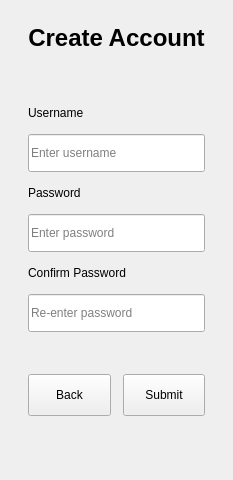
      <widget class="QWidget" name="page_credentials">
       <layout class="QVBoxLayout" name="layout_credentials">
        <property name="spacing">
         <number>14</number>
        </property>
        <property name="leftMargin">
         <number>28</number>
        </property>
        <property name="topMargin">
         <number>24</number>
        </property>
        <property name="rightMargin">
         <number>28</number>
        </property>
        <property name="bottomMargin">
         <number>24</number>
        </property>
        <item>
         <widget class="QLabel" name="lblCredTitle">
          <property name="font">
           <font>
            <pointsize>18</pointsize>
            <bold>true</bold>
           </font>
          </property>
          <property name="text">
           <string>Create Account</string>
          </property>
          <property name="alignment">
           <set>Qt::AlignmentFlag::AlignCenter</set>
          </property>
          <property name="wordWrap">
           <bool>true</bool>
          </property>
          <property name="role" stdset="0">
           <string>pageTitle</string>
          </property>
         </widget>
        </item>
        <item>
         <spacer name="spacer_cred_top">
          <property name="orientation">
           <enum>Qt::Orientation::Vertical</enum>
          </property>
          <property name="sizeHint" stdset="0">
           <size>
            <width>20</width>
            <height>40</height>
           </size>
          </property>
         </spacer>
        </item>
        <item>
         <widget class="QLabel" name="lblUsername">
          <property name="text">
           <string>Username</string>
          </property>
          <property name="wordWrap">
           <bool>true</bool>
          </property>
          <property name="role" stdset="0">
           <string>fieldLabel</string>
          </property>
         </widget>
        </item>
        <item>
         <widget class="QLineEdit" name="txtUsername">
          <property name="minimumSize">
           <size>
            <width>0</width>
            <height>38</height>
           </size>
          </property>
          <property name="placeholderText">
           <string>Enter username</string>
          </property>
         </widget>
        </item>
        <item>
         <widget class="QLabel" name="lblPassword">
          <property name="text">
           <string>Password</string>
          </property>
          <property name="wordWrap">
           <bool>true</bool>
          </property>
          <property name="role" stdset="0">
           <string>fieldLabel</string>
          </property>
         </widget>
        </item>
        <item>
         <widget class="QLineEdit" name="txtPassword">
          <property name="minimumSize">
           <size>
            <width>0</width>
            <height>38</height>
           </size>
          </property>
          <property name="echoMode">
           <enum>QLineEdit::EchoMode::Password</enum>
          </property>
          <property name="placeholderText">
           <string>Enter password</string>
          </property>
         </widget>
        </item>
        <item>
         <widget class="QLabel" name="lblConfirm">
          <property name="text">
           <string>Confirm Password</string>
          </property>
          <property name="wordWrap">
           <bool>true</bool>
          </property>
          <property name="role" stdset="0">
           <string>fieldLabel</string>
          </property>
         </widget>
        </item>
        <item>
         <widget class="QLineEdit" name="txtConfirmPassword">
          <property name="minimumSize">
           <size>
            <width>0</width>
            <height>38</height>
           </size>
          </property>
          <property name="echoMode">
           <enum>QLineEdit::EchoMode::Password</enum>
          </property>
          <property name="placeholderText">
           <string>Re-enter password</string>
          </property>
         </widget>
        </item>
        <item>
         <widget class="QLabel" name="lblCredStatus">
          <property name="text">
           <string/>
          </property>
          <property name="wordWrap">
           <bool>true</bool>
          </property>
          <property name="role" stdset="0">
           <string>statusError</string>
          </property>
         </widget>
        </item>
        <item>
         <layout class="QHBoxLayout" name="row_cred_buttons">
          <property name="spacing">
           <number>12</number>
          </property>
          <property name="leftMargin">
           <number>0</number>
          </property>
          <property name="topMargin">
           <number>0</number>
          </property>
          <property name="rightMargin">
           <number>0</number>
          </property>
          <property name="bottomMargin">
           <number>0</number>
          </property>
          <item>
           <widget class="QPushButton" name="btnCredBack">
            <property name="minimumSize">
             <size>
              <width>0</width>
              <height>42</height>
             </size>
            </property>
            <property name="cursor">
             <cursorShape>PointingHandCursor</cursorShape>
            </property>
            <property name="text">
             <string>Back</string>
            </property>
            <property name="role" stdset="0">
             <string>ghost</string>
            </property>
           </widget>
          </item>
          <item>
           <widget class="QPushButton" name="btnCredSubmit">
            <property name="minimumSize">
             <size>
              <width>0</width>
              <height>42</height>
             </size>
            </property>
            <property name="cursor">
             <cursorShape>PointingHandCursor</cursorShape>
            </property>
            <property name="text">
             <string>Submit</string>
            </property>
            <property name="role" stdset="0">
             <string>primary</string>
            </property>
           </widget>
          </item>
         </layout>
        </item>
        <item>
         <spacer name="spacer_cred_bottom">
          <property name="orientation">
           <enum>Qt::Orientation::Vertical</enum>
          </property>
          <property name="sizeHint" stdset="0">
           <size>
            <width>20</width>
            <height>40</height>
           </size>
          </property>
         </spacer>
        </item>
       </layout>
      </widget>
